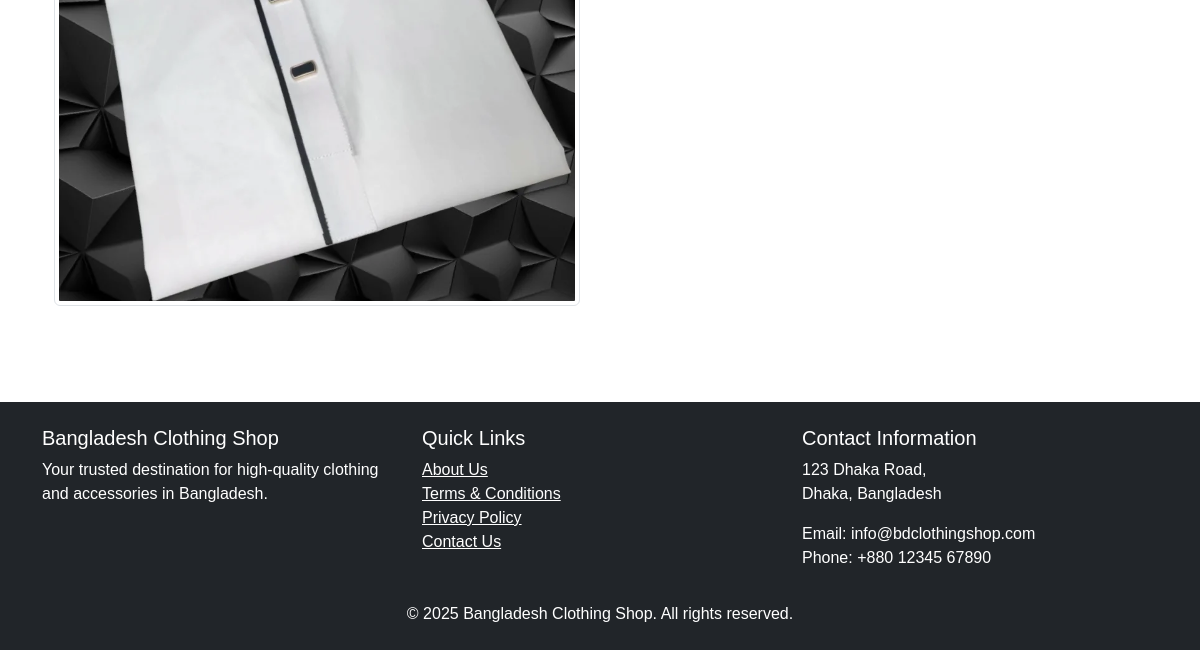
The app's page /products/panjabi/ (lower part), older data.
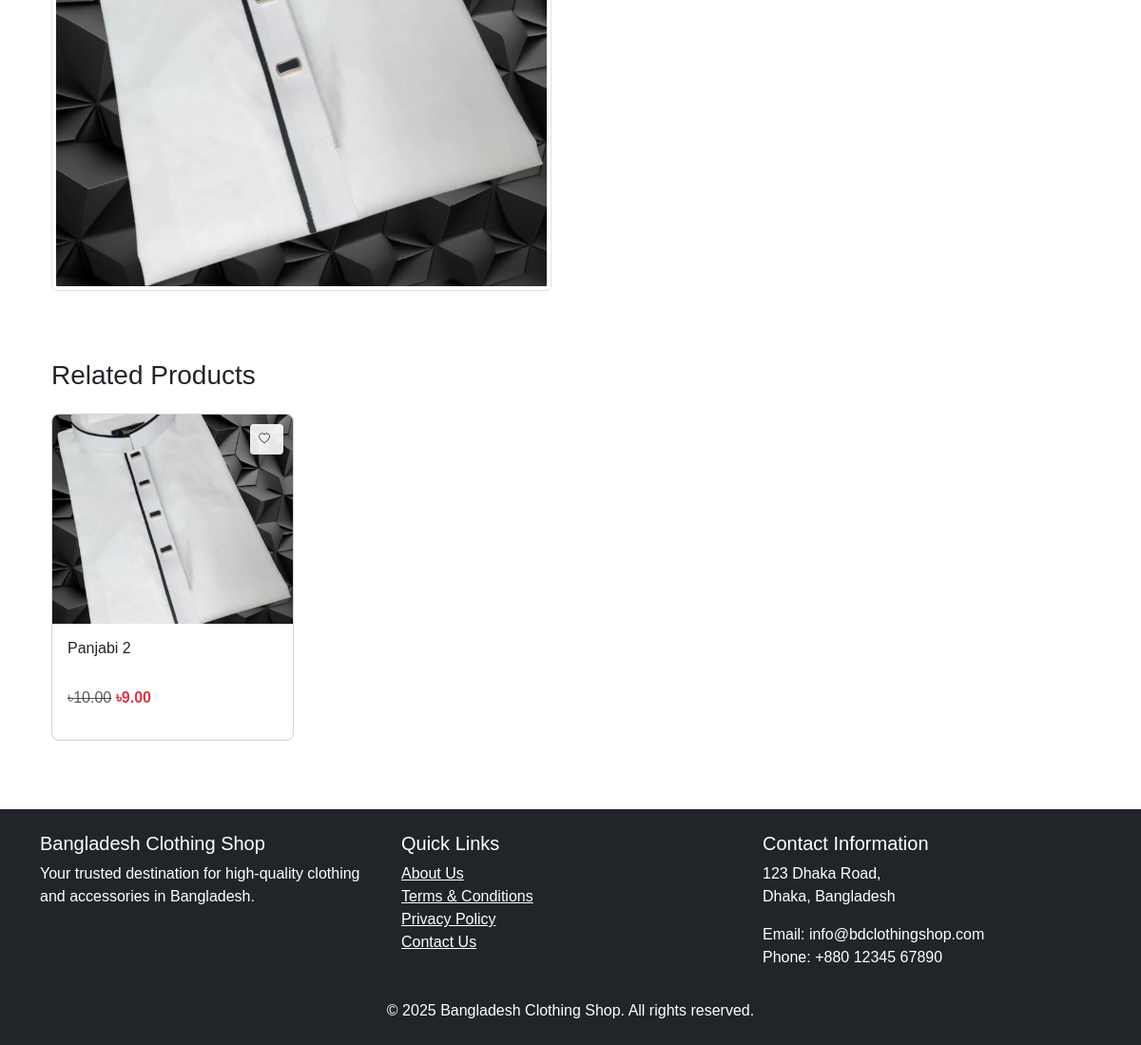
The same page, newer data.
### products/models.py (models this page shows, shortened)
class ProductImage(models.Model):
    product = models.ForeignKey(Product, on_delete=models.CASCADE, related_name='images')
    image = models.ImageField(upload_to='products/')
    alt_text = models.CharField(max_length=255, null=True, blank=True)
    is_main = models.BooleanField(default=False)

class Product(models.Model):
    PRODUCT_TYPE_CHOICES = (
        ('simple', 'Simple Product'),
        ('variable', 'Variable Product')
    )
    name = models.CharField(max_length=255)
    slug = models.SlugField(unique=True)
    description = models.TextField()
    category = models.ForeignKey(Category, on_delete=models.CASCADE)
    price = models.DecimalField(max_digits=10, decimal_places=2)
    discount_price = models.DecimalField(max_digits=10, decimal_places=2, null=True, blank=True)
    is_featured = models.BooleanField(default=False)
    is_active = models.BooleanField(default=True)
    created_at = models.DateTimeField(auto_now_add=True)
    updated_at = models.DateTimeField(auto_now=True)
    product_type = models.CharField(max_length=10, choices=PRODUCT_TYPE_CHOICES, default='simple')
    stock_quantity = models.PositiveIntegerField(default=0, null=True, blank=True)
    sku = models.CharField(max_length=100, null=True, blank=True)

### products/views.py (the view)
# urls.py: path('<slug:slug>/', views.product_detail, name='product_detail'),
def product_detail(request, slug):
    product = get_object_or_404(Product, slug=slug)
    variants = ProductVariant.objects.filter(product=product)
    related_products = Product.objects.filter(
        category=product.category
    ).exclude(id=product.id)[:4]
    context = {
        'product': product,
        'variants': variants,
        'related_products': related_products,
    }
    return render(request, 'products/product_detail.html', context)

### cart/models.py (called while the page is built)
    @property
    def total_items(self):
        return sum(item.quantity for item in self.items.all())

### products/models.py (called while the page is built)
    @property
    def in_stock(self):
        return self.stock_quantity > 0

### templates/products/product_detail.html (shortened to what this page needs)
{% extends 'base.html' %}
{% load static %}
{% block content %}
<div class="container my-5">
    <div class="row">
        <div class="col-md-6 mb-4">
            <div class="product-images">
                <div class="thumbnail-container d-flex">
                    {% for image in product.images.all %}
                    <div class="thumbnail-item me-2">
                        <img src="{{ image.image.url }}" alt="{{ product.name }}" class="img-thumbnail thumbnail-image"
                             onclick="document.querySelector('.main-product-image').src = this.src">
                    </div>
                    {% endfor %}
                </div>
            </div>
        </div>
        <div class="col-md-6">
        </div>
    </div>
    {% if related_products %}
    <section class="related-products mt-5">
        <h3 class="mb-4">Related Products</h3>
        <div class="row g-4">
            {% for related in related_products %}
            <div class="col-md-3 col-sm-6">
                <div class="card product-card h-100">
                    <div class="product-image-container">
                        <a href="{% url 'products:product_detail' related.slug %}">
                            {% with product_image=related.images.first %}
                            {% if product_image %}
                            <img src="{{ product_image.image.url }}" class="card-img-top" alt="{{ related.name }}">
                            {% else %}
                            <img src="{% static 'images/no-image.png' %}" class="card-img-top" alt="No Image Available">
                            {% endif %}
                            {% endwith %}
                        </a>
                        <button class="btn wishlist-btn" data-product-id="{{ related.id }}">
                            <i class="bi bi-heart"></i>
                        </button>
                    </div>
                    <div class="card-body">
                        <h5 class="card-title product-title">
                            <a href="{% url 'products:product_detail' related.slug %}" class="text-decoration-none text-dark">
                                {{ related.name }}
                            </a>
                        </h5>
                        <div class="d-flex justify-content-between align-items-center mb-3">
                            {% if related.discount_price %}
                            <p class="card-text mb-0">
                                <span class="text-muted text-decoration-line-through">৳{{ related.price }}</span>
                                <span class="fw-bold text-danger">৳{{ related.discount_price }}</span>
                            </p>
                            {% else %}
                            <p class="card-text fw-bold mb-0">৳{{ related.price }}</p>
                            {% endif %}
                        </div>
                    </div>
                </div>
            </div>
            {% endfor %}
        </div>
    </section>
    {% endif %}
</div>
{% endblock %}

Row changes from the older to the newer data that the page shows:
added Product: images.first.image (picture), name "Panjabi 2", price "10.00", discount_price "9.00"
Text that changed along with them:
text now shown: "Related Products"
